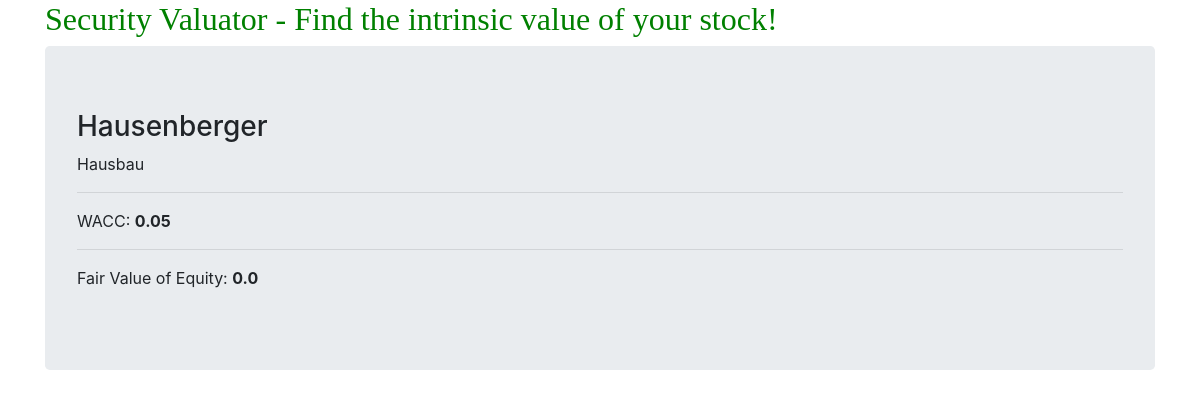
Page /dcf_calculator/enterprise_database/8 on the committed database.
### dcf_calculator/models.py (models this page shows, shortened)
class Enterprise(models.Model):
    company_name = models.CharField(max_length=200)
    stock_ticker = models.CharField(max_length=200)
    sector = models.CharField(max_length=400, default="all")
    total_cash_flows_operating_activities_sly = models.IntegerField()
    total_cash_flows_operating_activities_ly = models.IntegerField()
    capex_sly = models.IntegerField()
    capex_ly = models.IntegerField()
    revenue_sly = models.IntegerField()
    revenue_ly = models.IntegerField()
    net_income_sly = models.IntegerField()
    net_income_ly = models.IntegerField()
    wacc = models.FloatField(default=0.085) # SP500 average
    perpetual_growth_rate = models.FloatField(default=0.025)
    shares_outstanding = models.IntegerField()
    """data generated in the view"""
    terminal_value = models.FloatField(null=True)
    todays_value = models.FloatField(null=True)
    fair_equity_value = models.FloatField(null=True)
    date_added = models.DateTimeField(default=datetime.datetime.now())

### dcf_calculator/views.py (the view)
# urls.py: path('enterprise_database/<int:id>', views.dynamic_lookup_view, name='enterprise'),
def dynamic_lookup_view(request, id):
    obj = get_object_or_404(Enterprise, id=id)
    context = {
        "object":obj,
    }
    return render(request, 'dcf_calculator/enterprise_detail.html', context)

### dcf_calculator/templates/dcf_calculator/enterprise_detail.html (shortened to what this page needs)
{% extends 'base.html' %}
{% block content %}
<h3> {{ object.company_name }}</h3>
{{ object.sector }}<hr>
<p>
    WACC: <strong> {{ object.wacc }}</strong><br><hr>
    Fair Value of Equity:  <strong>{{ object.fair_equity_value }}</strong>
</p>
{% endblock %}

### rows in the picture
Enterprise: company_name "Hausenberger", sector "Hausbau", wacc "0.05", fair_equity_value "0.0"
